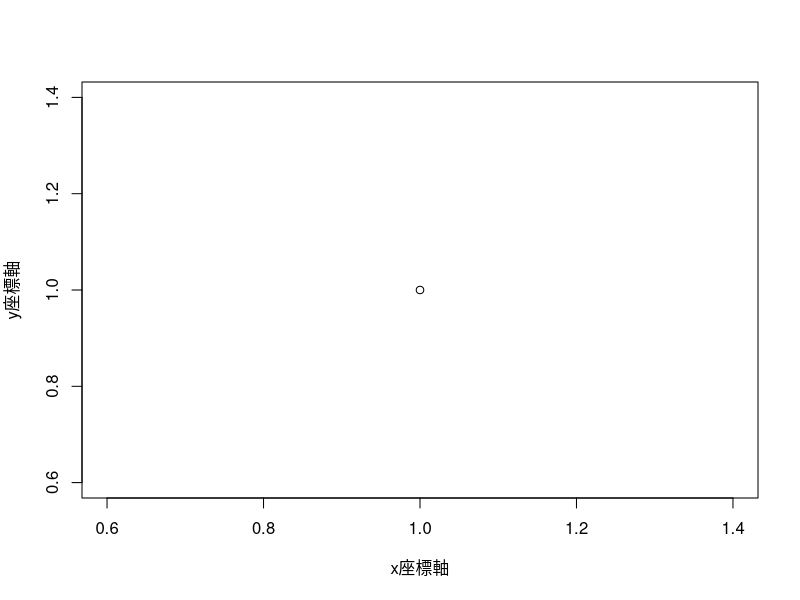
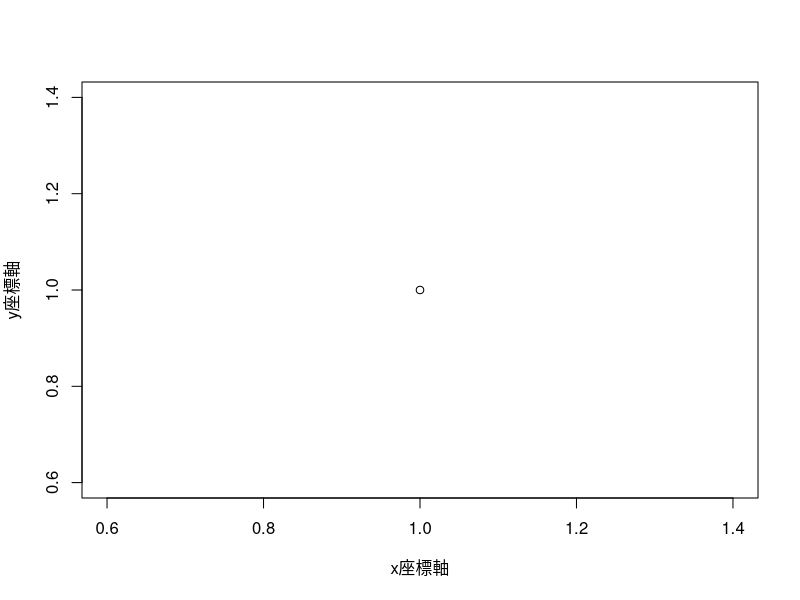
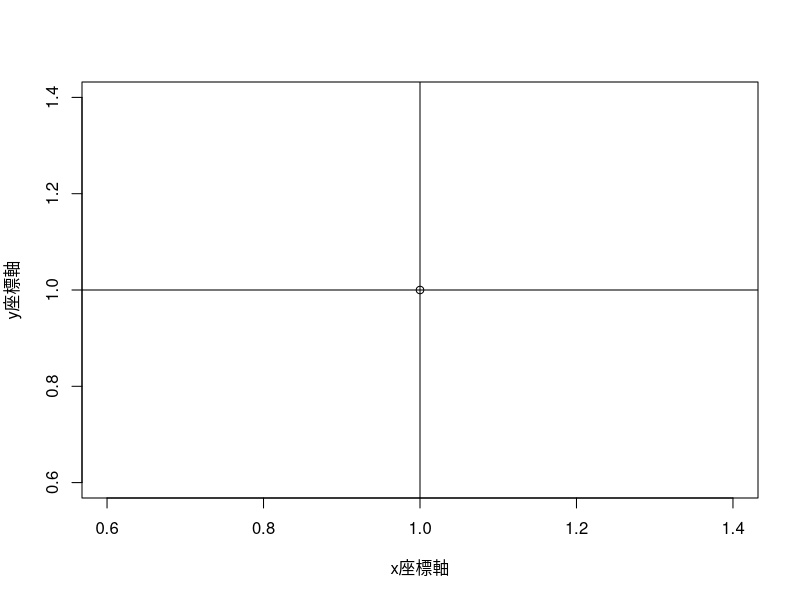

The R source for these figures, in order:
## ---- chunk 1
knitr::opts_chunk$set(echo = TRUE)
# 更換中文字型
if (grepl("darwin", R.version$os)) par(family = "STKaiti", bg = "transparent")
## ---- chunk 2
plot(x = 1, y = 1, type = "p", xlab = "x座標軸", ylab = "y座標軸")
## ---- chunk 3
plot(x = 1, y = 1, type = "p", xlab = "x座標軸", ylab = "y座標軸")
## ---- chunk 4
plot(x = 1, y = 1, type = "p", xlab = "x座標軸", ylab = "y座標軸")
abline(v = 1)
abline(h = 1)
